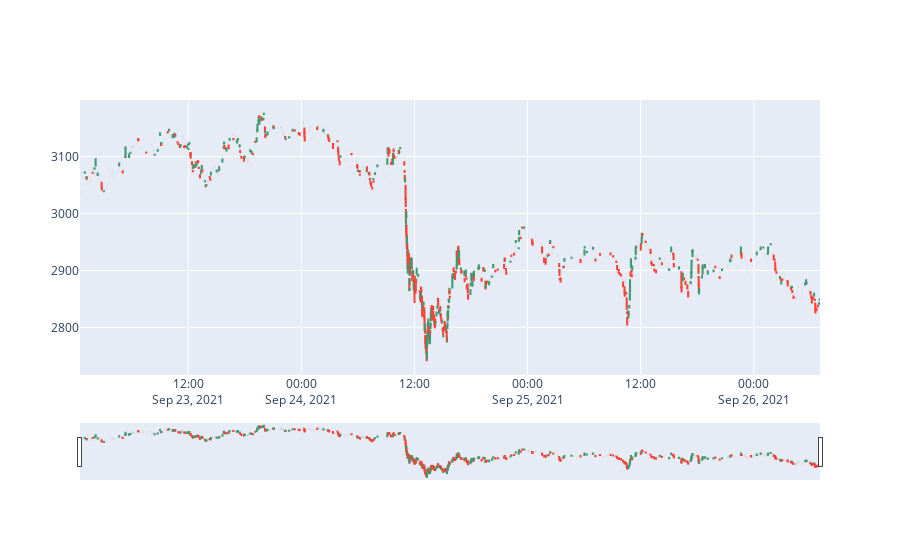

The code cell stored with this chart in its notebook:
### Code cell
fig = go.Figure(data=[go.Candlestick(x=df['Time'],
                open=df['Open'],
                high=df['High'],
                low=df['Low'],
                close=df['Close'])])

fig.show()

### Figure 1 — Plotly figure (JSON) as saved in the notebook; plotly's stock layout.template omitted (floating-point values rounded to 4 significant figures; data arrays with more than 128 entries replaced by an {"elided": "..."} marker saying what was removed)
{"data": [{"close": {"elided": "1440 float values"}, "high": {"elided": "1440 float values"}, "low": {"elided": "1440 float values"}, "open": {"elided": "1440 float values"}, "type": "candlestick", "x": {"elided": "1440 str values"}}], "layout": {}}
